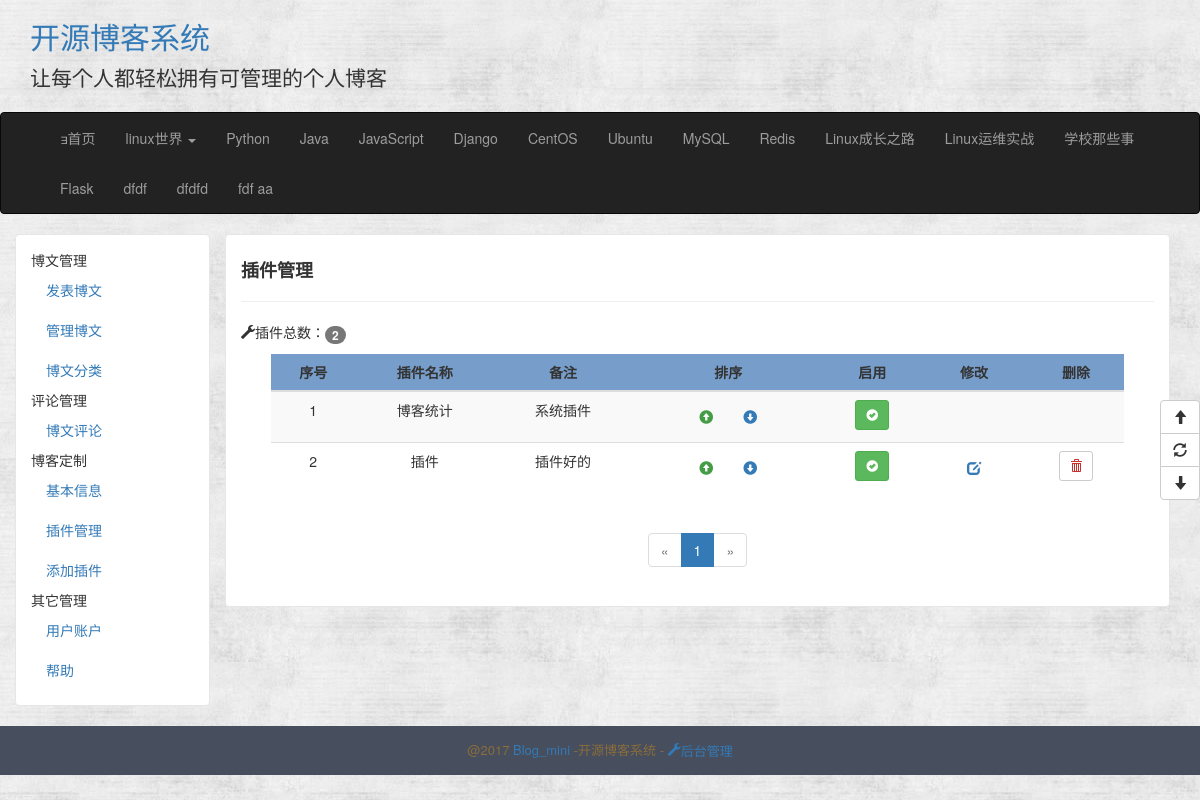
Before: /admin/custom_blog_plugin with the older database file.
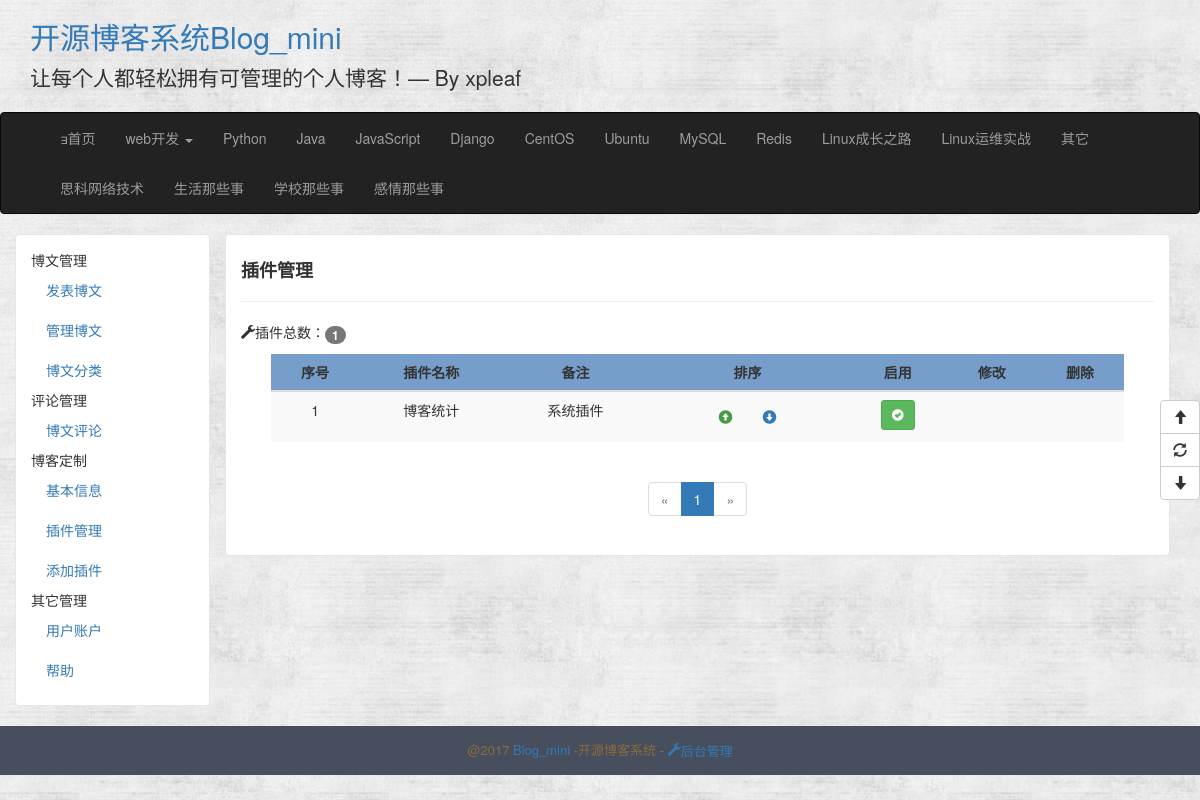
After: the same page with the newer database file.
### app/modles.py (models this page shows, shortened)
class BlogInfo(db.Model):
    __tablename__ = 'blog_info'
    id = db.Column(db.Integer,primary_key=True)
    title = db.Column(db.String(64))
    signature =db.Column(db.Text)
    navbar = db.Column(db.String(64))

class Menu(db.Model):
    __tablename__ ='menus'
    id = db.Column(db.Integer,primary_key=True)
    name = db.Column(db.String(64), unique=True)
    types = db.relationship('ArticleType',backref='menu',lazy='dynamic')
    order = db.Column(db.Integer, default=0, nullable=False)

class ArticleType(db.Model):
    __tablename__ = 'articleTypes'
    id = db.Column(db.Integer,primary_key=True)
    name = db.Column(db.String(64),unique=True)
    introduction = db.Column(db.Text,default=None)
    articles = db.relationship('Article', backref='articleType',lazy= 'dynamic')
    menu_id = db.Column(db.Integer,db.ForeignKey('menus.id'),default=None)
    setting_id = db.Column(db.Integer,db.ForeignKey('articleTypeSettings.id'))
    @property
    def is_hide(self):
        if self.setting:
            return self.setting.hide
        else:
            return False

class Plugin(db.Model):
    __tablename__='plugins'
    id = db.Column(db.Integer,primary_key=True)
    title = db.Column(db.String(64),unique=True)
    note = db.Column(db.Text,default='')
    content=db.Column(db.Text,default='')
    order=db.Column(db.Integer,default=0)
    disabled = db.Column(db.Boolean,default=False)

### app/admin/views.py (the view)
@admin.route('/custom_blog_plugin')
def custom_blog_plugin():
    page = request.args.get('page',1,type=int)
    pagination = Plugin.query.order_by(Plugin.order.asc()).paginate(
        page,per_page=current_app.config['COMMENTS_PER_PAGE'],error_out=False
    )
    plugins = pagination.items
    return render_template('admin/custom_blog_plugin.html',Plugin=Plugin, pagination=pagination,
                           endpoint='.custom_blog_plugin',plugins=plugins,page=page)

### app/templates/admin/custom_blog_plugin.html (shortened to what this page needs)
{% extends 'admin/admin_base.html' %}
{% import '_macros.html' as macros %}
{% block admin_content %}
    <div class="entry-box custom-blog-plugin">
        <h4><strong>插件管理</strong></h4>
        <hr>
        <p><span class="glyphicon glyphicon-wrench"></span>插件总数：<span class="badge">{{ Plugin.query.count() }}</span>
        </p>
        <div class="blog-plugin-box">
            <div class="blog-plugin" id="blogPlugin">
                <table class="table table-striped table-hover">
                    <thead>
                    <tr class="table-header">
                        <th>序号</th>
                        <th>插件名称</th>
                        <th>备注</th>
                        <th>排序</th>
                        <th>启用</th>
                        <th>修改</th>
                        <th>删除</th>
                    </tr>
                    </thead>
                    <tbody>
                    {% for plugin in plugins %}
                        <tr>
                            <td>{{ plugin.order }}</td>
                            <td>{{ plugin.title }}</td>
                            <td>{{ plugin.note }}</td>
                            <td>
                                <a class="btn sort-up" title="升序"
                                   href="{{ url_for('admin.plugin_sort_up',id=plugin.id,page=page) }}"><span
                                        class="glyphicon glyphicon-circle-arrow-up"></span></a>
                                <a class="btn sort-down" title="降序"
                                   href="{{ url_for('admin.plugin_sort_down', id=plugin.id, page=page) }}"><span
                                        class="glyphicon glyphicon-circle-arrow-down"></span></a>
                            </td>
                            <td>
                                {% if plugin.disabled ==True %}
                                    <a class="btn btn-sm btn-warning comment-handle-admin enabled-blog-plugin-btn"
                                       title="启用插件"
                                       href="{{ url_for('admin.enable_plugin',id=plugin.id, page=page) }}"
                                    ><span class="glyphicon glyphicon-remove-sign"> </span></a>
                                {% else %}
                                    <a class="btn btn-sm btn-success comment-handle-admin disabled-blog-plugin-btn"
                                       title="禁用插件" href="{{ url_for('admin.enable_plugin',id=plugin.id, page=page) }}"
                                    ><span class="glyphicon glyphicon-ok-sign"></span></a>
                                {% endif %}
                            </td>
                            {% if plugin.content !='system_plugin' %}
                                <td>
                                    <a class="btn" title="修改插件信息"
                                       href="{{ url_for('admin.edit_plugin' ,id=plugin.id,page=page) }}">
                                        <span class="glyphicon glyphicon-edit"></span>
                                    </a>
                                </td>
                                <td>
                                    <a class="btn btn-sm btn-default delete-blog-plugin" title="删除插件"
                                       onclick="delPluginCfm('{{ url_for('admin.delete_plugin', id=plugin.id, page=page) }}')">
                                        <span class="glyphicon glyphicon-trash"></span>
                                    </a>
                                </td>
                            {% else %}
                                <td></td>
                                <td></td>
                            {% endif %}
                        </tr>
                    {% endfor %}
                    </tbody>
                </table>
            </div>
        </div>
        <div class="pagination">
            {{ macros.pagination_widget(pagination, endpoint) }}
        </div>
    </div>
{% endblock %}

### app/templates/admin/admin_base.html (shortened to what this page needs)
{% extends 'base.html' %}
{% block Content %}
    <div class="container">
        <div class="row">
            <div class="col-md-2 entry-box" style="background-color:white">
                <ul class="nav nav-list">
				<li class="nav-header">博文管理</li>
				<li><a href="{{ url_for('admin.submitArticles') }}">发表博文</a></li>
				<li><a href="{{ url_for('admin.manage_articles') }}">管理博文</a></li>
				<li><a href="{{ url_for('admin.manage_articleTypes') }}">博文分类</a></li>
				<li class="nav-header">评论管理</li>
				<li><a href="{{ url_for('admin.manage_comments') }}">博文评论</a></li>
                <li class="nav-header">博客定制</li>
				<li><a href="{{ url_for('admin.custom_blog_info') }}">基本信息</a></li>
				<li><a href="{{ url_for('admin.custom_blog_plugin') }}">插件管理</a></li>
				<li><a href="{{ url_for('admin.add_plugin') }}">添加插件</a></li>
				<li class="nav-header">其它管理</li>
				<li><a href="{{ url_for('admin.account') }}">用户账户</a></li>
				<li><a href="{{ url_for('admin.help') }}">帮助</a></li>
			</ul>
            </div>
            <div class="col-md-10">
            {% block admin_content %}
            {% endblock %}
            </div>
        </div>
    </div>
{% endblock %}

### app/templates/_macros.html
{% macro pagination_widget(pagination, endpoint, fragment='') %}
    <ul class="pagination">
        <li{% if not pagination.has_prev %} class="disabled"{% endif %}>
            <a href="{% if pagination.has_prev %}{{ url_for(endpoint,
                page = pagination.page - 1, **kwargs) }}{{ fragment }}{% else %}#{% endif %}">
                &laquo;
            </a>
        </li>
        {% for p in pagination.iter_pages() %}
            {% if p %}
                {% if p == pagination.page %}
                <li class="active">
                    <a href="{{ url_for(endpoint, page = p, **kwargs) }}{{ fragment }}">{{ p }}</a>
                </li>
                {% else %}
                <li>
                    <a href="{{ url_for(endpoint, page = p, **kwargs) }}{{ fragment }}">{{ p }}</a>
                </li>
                {% endif %}
            {% else %}
            <li class="disabled"><a href="#">&hellip;</a></li>
            {% endif %}
        {% endfor %}
        <li{% if not pagination.has_next %} class="disabled"{% endif %}>
            <a href="{% if pagination.has_next %}{{ url_for(endpoint,
                page = pagination.page + 1, **kwargs) }}{{ fragment }}{% else %}#{% endif %}">
                &raquo;
            </a>
        </li>
    </ul>
{% endmacro %}

### app/templates/base.html (shortened to what this page needs)
<!DOCTYPE html>
<html lang="en">
<head>
    {% block stylesheet %}
        <link href="{{ url_for('static', filename='css/bootstrap.css') }}" rel="stylesheet">
        <link href="{{ url_for('static', filename='css/common.css') }}" rel="stylesheet">
    {% endblock %}
</head>
<body>
<header>
    <div class='header-top'>
        <div class="container">
            <h2 class="blog-title"><a href="{{ url_for('main.index') }}">{{ BlogInfo.query.first().title }}</a></h2>
            <p class="lead signature">
                {{ BlogInfo.query.first().signature }}
            </p>
        </div>
    </div>
    <nav class="navbar navbar-{{ BlogInfo.query.first().navbar }}" role='navigation'>
        <div class="container">
            <div class="collapse navbar-collapse">
                <ul class="nav navbar-nav">
                    <li class=""><a href="/"><span class="glyphicon-home"></span>首页 </a></li>
                    {% for menu in Menu.query.order_by(Menu.order.asc()).all() %}
                        {% if menu.types.count() %}
                            <li class="dropdown">
                                <a href="#" class="dropdown-toggle" data-toggle="dropdown">{{ menu.name }}
                                    <b class="caret"></b></a>
                            </li>
                        {% endif %}
                    {% endfor %}
                    {% for article_type in ArticleType.query.all() %}
                        {% if not article_type.menu %}
                            {% if not article_type.is_hide %}
                                <li>
                                    <a href="{{ url_for('main.article_type', id=article_type.id) }}">
                                        {{ article_type.name }}
                                    </a>
                                </li>
                            {% endif %}
                        {% endif %}
                    {% endfor %}
                </ul>
            </div>
        </div>
    </nav>
</header>
{% block Content %}{% endblock %}
<div class="footer">
    <p class="footer-content">@2017
        <a href="#">Blog_mini</a>
        -开源博客系统
        {% if not current_user.isauthenticated %}-<a href="{{ url_for('auth.login') }}">
            <span class="glyphicon glyphicon-wrench">后台管理</span>
        </a>
        {% endif %}
    </p>
</div>
<div class="btn-group-vertical floatButton">
    <button id="goTop" class="btn btn-default" title="去顶部" type="button">
        <span class="glyphicon glyphicon-arrow-up"></span>
    </button>
    <button id="refresh" class="btn btn-default" title="刷新" type="button">
        <span class="glyphicon glyphicon-refresh"></span>
    </button>
    <button id="goBottom" class="btn btn-default" title="去底部" type="button">
        <span class="glyphicon glyphicon-arrow-down"></span>
    </button>
</div>
</body>
</html>

### app/static/css/common.css (style rules this page uses)
body { background: url('../images/background.jpg'); }
.blog-title a:link { text-decoration: none; }
.signature { padding-left: 0px; }
.entry-box { background: #fff; padding: 15px; margin-bottom: 20px; border: 1px solid #e6e6e6; border-radius: 4px; }
.footer { background: #474E5D; padding: 15px 0 5px; font-size: 13px; }
.footer-content { text-align: center; color: #8a6d3b; }
div.pagination { width: 100%; text-align: center; padding: 0px; margin: 0px; }
.footer-content a { text-decoration: none; }
.floatButton { position: fixed; top: 50%; right: 0; z-index: 9999999; }
.sort-up { color: #449d44; }
.sort-down { color: #337ab7; }
.custom-blog-plugin .blog-plugin-box { margin-left: 30px; margin-right: 30px; }
.custom-blog-plugin th { text-align: center; }
.custom-blog-plugin td { text-align: center; }
.custom-blog-plugin .table-header { background-color: #779ecb; }

Changed rows visible on the page:
no longer on this page (row edited): Menu: name "linux世界"
no longer on this page (row edited): ArticleType: name "Flask"
removed ArticleType: name "dfdf"
removed ArticleType: name "dfdfd"
removed ArticleType: name "fdf aa"
removed Plugin: order "2", title "插件", note "插件好的"
changed BlogInfo: query.first "开源博客系统" → "开源博客系统Blog_mini"; query.first "让每个人都轻松拥有可管理的个人博客" → "让每个人都轻松拥有可管理的个人博客！— By xpleaf"
added Menu: name "web开发"
added ArticleType: name "其它"
now on this page (row edited): ArticleType: name "思科网络技术"
added ArticleType: name "生活那些事"
added ArticleType: name "感情那些事"
Other visible differences:
{{ Plugin.query.count() }}: "2" → "1"
